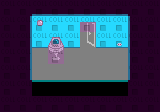

A 2D game scene composited from a Tiled map and its tileset images. What follows is a short description and the map's XML, with every tile layer's data as written:
An orthogonal 10x7 tile map with 16x16 px tiles, 5 tile layers (background_1, background_2, foreground_1, foreground_2, ...), 3 tilesets and 3 objects (lookat, action, door).

<map version="1.5" tiledversion="1.7.2" orientation="orthogonal" renderorder="right-down" width="10" height="7" tilewidth="16" tileheight="16" infinite="0" nextlayerid="9" nextobjectid="5">
 <properties>
  <property name="ambient_light" type="int" value="128" />
 </properties>
 <tileset firstgid="1" name="tiles" tilewidth="16" tileheight="16" tilecount="81" columns="9">
  <image source="../assets/tiles/tiles.png" width="144" height="144" />
 </tileset>
 <tileset firstgid="82" name="metatile" tilewidth="16" tileheight="16" tilecount="1" columns="1">
  <image source="../assets/tiles/metatile.png" width="16" height="16" />
 </tileset>
 <tileset firstgid="83" name="lights" tilewidth="16" tileheight="16" tilecount="2" columns="1">
  <image source="../assets/tiles/lights.png" width="16" height="32" />
  <tile id="1">
   <animation>
    <frame tileid="0" duration="10000" />
    <frame tileid="1" duration="100" />
    <frame tileid="0" duration="100" />
    <frame tileid="1" duration="100" />
   </animation>
  </tile>
 </tileset>
 <layer id="4" name="background_1" width="10" height="7">
  <data encoding="csv">
38,38,0,0,0,0,0,0,38,0,
38,39,20,20,20,20,20,20,37,38,
38,39,75,75,75,75,75,74,37,38,
38,39,1,1,1,1,1,1,37,38,
38,39,1,1,1,1,1,1,37,38,
38,38,0,0,0,0,0,0,38,38,
38,38,38,38,38,38,38,38,38,38
</data>
 </layer>
 <layer id="1" name="background_2" width="10" height="7">
  <data encoding="csv">
0,0,47,47,47,47,47,47,0,38,
0,0,84,0,0,8,0,0,0,0,
0,0,0,59,0,17,0,0,0,0,
0,0,0,68,1,1,1,0,0,0,
0,0,0,0,0,0,0,1,0,0,
0,0,0,0,0,0,0,0,0,0,
0,0,0,0,0,0,0,0,0,38
</data>
 </layer>
 <layer id="3" name="foreground_1" width="10" height="7">
  <data encoding="csv">
0,0,0,0,0,0,0,0,0,0,
0,0,0,0,0,0,0,0,0,0,
0,0,0,0,0,0,0,0,0,0,
0,0,0,0,0,0,0,0,0,0,
0,0,0,0,0,0,0,0,0,0,
0,0,29,29,29,29,29,29,0,0,
0,0,0,0,0,0,0,0,0,0
</data>
 </layer>
 <layer id="7" name="foreground_2" width="10" height="7">
  <data encoding="csv">
0,0,0,0,0,0,0,0,0,0,
0,0,0,0,0,0,0,0,0,0,
0,0,0,0,0,0,0,0,0,0,
0,0,0,0,0,0,0,0,0,0,
0,0,0,0,0,0,0,0,0,0,
0,0,0,0,0,0,0,0,0,0,
0,0,0,0,0,0,0,0,0,0
</data>
 </layer>
 <layer id="6" name="collision" width="10" height="7">
  <properties>
   <property name="collision" type="bool" value="true" />
  </properties>
  <data encoding="csv">
82,82,82,82,82,82,82,82,82,82,
82,82,82,82,82,82,82,82,82,82,
82,82,82,82,82,0,82,82,82,82,
82,82,0,82,0,0,0,0,82,82,
82,82,0,0,0,0,0,0,82,82,
82,82,0,0,0,0,0,0,82,82,
82,82,82,82,82,82,82,82,82,82
</data>
 </layer>
 <objectgroup id="8" name="objects">
  <object id="1" type="lookat" x="48.0394" y="36.6968" width="15.5683" height="24.4645" />
  <object id="2" type="action" x="48.0394" y="36.6968" width="15.5683" height="24.4645" />
  <object id="3" type="door" x="80.5105" y="22.4629" width="15.3459" height="25.1317" />
 </objectgroup>
</map>